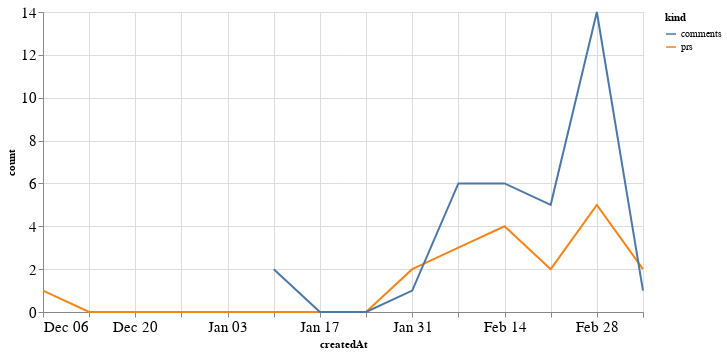

Source (notebook cell):
### Code cell
alt.Chart(total_time, width=600).mark_line().encode(
    x='createdAt',
    y='count',
    color='kind'
)

### Figure 1 — Vega-Lite specification as saved in the notebook (floating-point values rounded to 4 significant figures)
{"config": {"axisLeft": {"labelFontSize": 15}, "axisBottom": {"labelFontSize": 15}}, "data": {"name": "data-e6f7c7083967e5b7973a0ad8f943c43f"}, "mark": "line", "encoding": {"color": {"type": "nominal", "field": "kind"}, "x": {"type": "temporal", "field": "createdAt"}, "y": {"type": "quantitative", "field": "count"}}, "width": 600, "$schema": "https://vega.github.io/schema/vega-lite/v4.8.1.json", "datasets": {"data-e6f7c7083967e5b7973a0ad8f943c43f": [{"createdAt": "2020-12-06T00:00:00", "kind": "prs", "count": 1.0}, {"createdAt": "2020-12-13T00:00:00", "kind": "prs", "count": 0.0}, {"createdAt": "2020-12-20T00:00:00", "kind": "prs", "count": 0.0}, {"createdAt": "2020-12-27T00:00:00", "kind": "prs", "count": 0.0}, {"createdAt": "2021-01-03T00:00:00", "kind": "prs", "count": 0.0}, {"createdAt": "2021-01-10T00:00:00", "kind": "prs", "count": 0.0}, {"createdAt": "2021-01-17T00:00:00", "kind": "prs", "count": 0.0}, {"createdAt": "2021-01-24T00:00:00", "kind": "prs", "count": 0.0}, {"createdAt": "2021-01-31T00:00:00", "kind": "prs", "count": 2.0}, {"createdAt": "2021-02-07T00:00:00", "kind": "prs", "count": 3.0}, {"createdAt": "2021-02-14T00:00:00", "kind": "prs", "count": 4.0}, {"createdAt": "2021-02-21T00:00:00", "kind": "prs", "count": 2.0}, {"createdAt": "2021-02-28T00:00:00", "kind": "prs", "count": 5.0}, {"createdAt": "2021-03-07T00:00:00", "kind": "prs", "count": 2.0}, {"createdAt": "2020-12-06T00:00:00", "kind": "comments", "count": null}, {"createdAt": "2020-12-13T00:00:00", "kind": "comments", "count": null}, {"createdAt": "2020-12-20T00:00:00", "kind": "comments", "count": null}, {"createdAt": "2020-12-27T00:00:00", "kind": "comments", "count": null}, {"createdAt": "2021-01-03T00:00:00", "kind": "comments", "count": null}, {"createdAt": "2021-01-10T00:00:00", "kind": "comments", "count": 2.0}, {"createdAt": "2021-01-17T00:00:00", "kind": "comments", "count": 0.0}, {"createdAt": "2021-01-24T00:00:00", "kind": "comments", "count": 0.0}, {"createdAt": "2021-01-31T00:00:00", "kind": "comments", "count": 1.0}, {"createdAt": "2021-02-07T00:00:00", "kind": "comments", "count": 6.0}, {"createdAt": "2021-02-14T00:00:00", "kind": "comments", "count": 6.0}, {"createdAt": "2021-02-21T00:00:00", "kind": "comments", "count": 5.0}, {"createdAt": "2021-02-28T00:00:00", "kind": "comments", "count": 14.0}, {"createdAt": "2021-03-07T00:00:00", "kind": "comments", "count": 1.0}]}}
